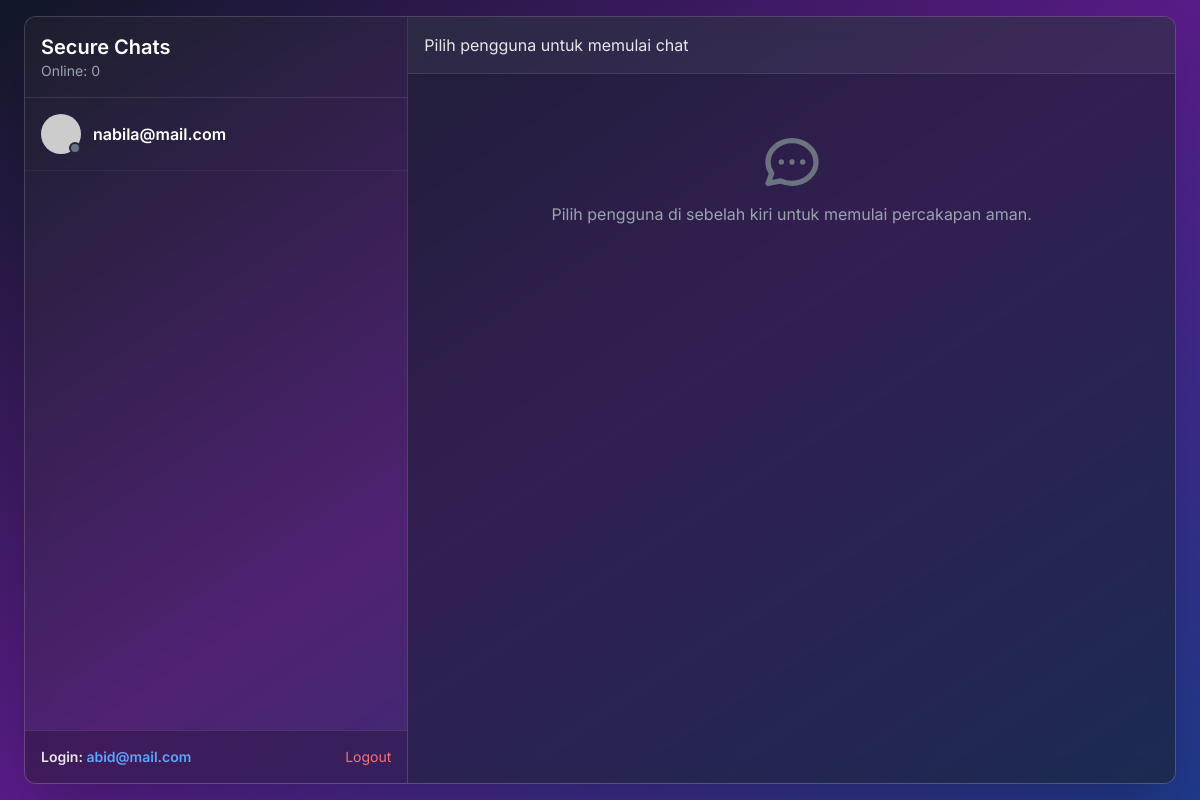
The app's page /chat/ (signed in), older data.
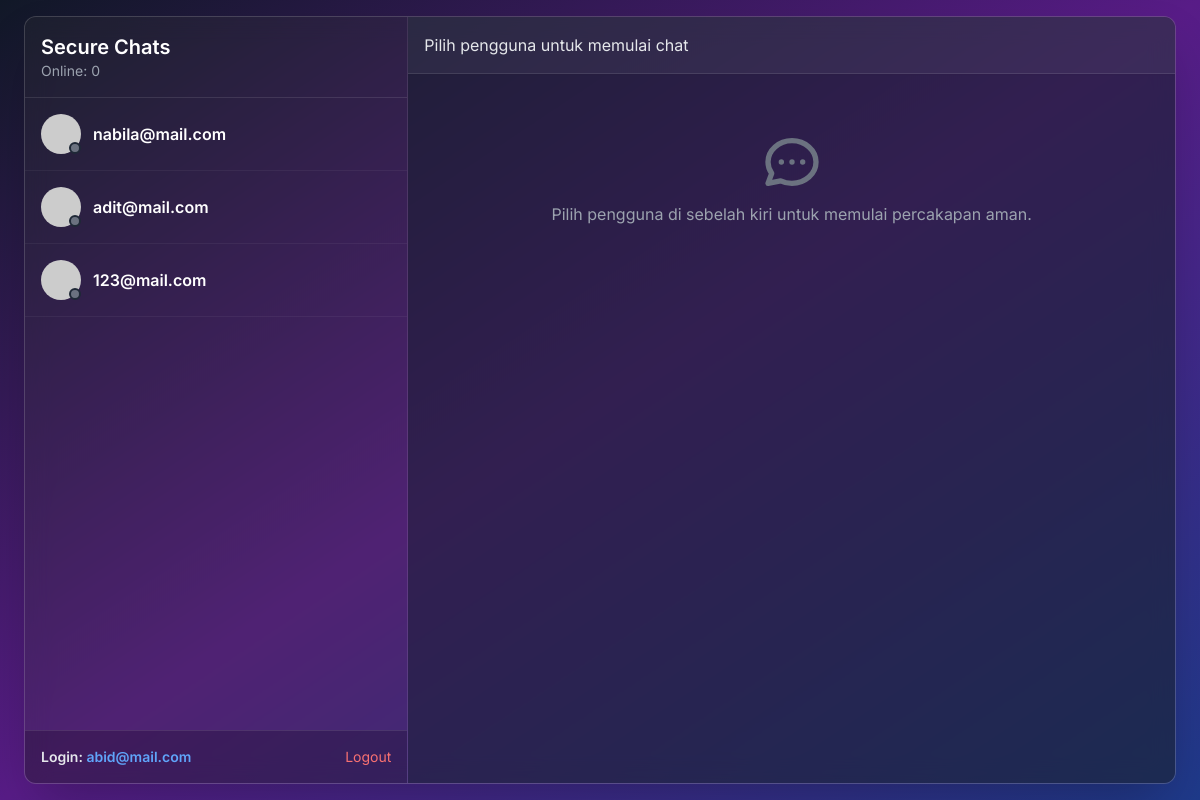
The same page, newer data.
### models.py (models this page shows, shortened)
class User(db.Model):
    id = db.Column(db.Integer, primary_key=True)
    username = db.Column(db.String(80), unique=True, nullable=False)
    password_hash = db.Column(db.String(120), nullable=False)
    _encrypted_profile_data = db.Column(db.String(512))
    @property
    def profile_data(self):
        """Properti untuk mendekripsi data saat diakses."""
        if self._encrypted_profile_data:
            return decrypt_blowfish(self._encrypted_profile_data)
        return None

### routes/chat.py (the view)
@chat_bp.route('/')
def chat_room():
    users = User.query.filter(User.id != session['user_id']).all()
    return render_template('chat.html', current_user=session['username'], users=users)

### routes/chat.py (called while the page is built)
@chat_bp.before_request
def require_login():
    if 'user_id' not in session:
        return redirect(url_for('auth.login'))

### templates/chat.html (shortened to what this page needs)
{% extends "base.html" %}
{% block content %}
<div class="flex h-screen overflow-hidden p-4">
    <div class="flex w-full h-full max-w-6xl mx-auto bg-black/20 backdrop-blur-md shadow-2xl rounded-xl border border-white/20 overflow-hidden">
        <div class="flex flex-col w-1/3 border-r border-white/10 bg-white/5">
            <div class="p-4 border-b border-white/10">
                <h2 class="text-xl font-semibold text-white">Secure Chats</h2>
                <p class="text-sm text-gray-400">Online: <span id="online-count">0</span></p>
                </div>
            <div id="user-list" class="flex-1 overflow-y-auto">
                {% for user in users %}
                <div id="user-{{ user.id }}" data-userid="{{ user.id }}" data-username="{{ user.username }}"
                     class="flex items-center p-4 cursor-pointer hover:bg-white/10 border-b border-white/5 transition-colors duration-150 user-item">
                    <div class="relative">
                        <span class="absolute bottom-0 right-0 block h-3 w-3 rounded-full bg-gray-500 border-2 border-gray-800 user-status-indicator"></span>
                        <img class="w-10 h-10 rounded-full" src="https://ui-avatars.com/api/?name={{ user.username }}&background=random&color=fff" alt="{{ user.username }}">
                    </div>
                    <div class="ml-3">
                        <p class="font-semibold text-white">{{ user.username }}</p>
                    </div>
                </div>
                {% endfor %}
            </div>
            <div class="p-4 bg-black/20 border-t border-white/10 flex justify-between items-center">
                <p class="font-semibold text-sm">Login: <span class="text-blue-400">{{ current_user }}</span></p>
                <a href="{{ url_for('auth.logout') }}" class="text-sm text-red-400 hover:text-red-300 hover:underline">Logout</a>
            </div>
        </div>
        <div class="flex flex-col w-2/3 bg-gray-800/50">
            <div class="p-4 border-b border-white/10 bg-white/5 shadow-sm">
                <h2 id="chat-with-username" class_name="text-xl font-semibold text-white">Pilih pengguna untuk memulai chat</h2>
            </div>
            <div id="message-box" class="flex-1 p-4 overflow-y-auto space-y-4">
                <div id="chat-placeholder" class="text-center text-gray-400 mt-10">
                    <p class="mt-2">Pilih pengguna di sebelah kiri untuk memulai percakapan aman.</p>
                </div>
            </div>
        </div>
    </div>
</div>
{% endblock %}

### templates/base.html (shortened to what this page needs)
<!DOCTYPE html>
<html lang="en">
<head>
    <script src="https://cdn.tailwindcss.com"></script>
</head>
<body class="bg-gradient-to-br from-gray-900 via-purple-900 to-blue-900 text-gray-200 h-screen overflow-hidden">
    {% block content %}{% endblock %}
</body>
</html>

### templates/base.html (style rules this page uses)
body { font-family: 'Inter', sans-serif; }

Row changes from the older to the newer data that the page shows:
added User: username "adit@mail.com"
added User: username "123@mail.com"
